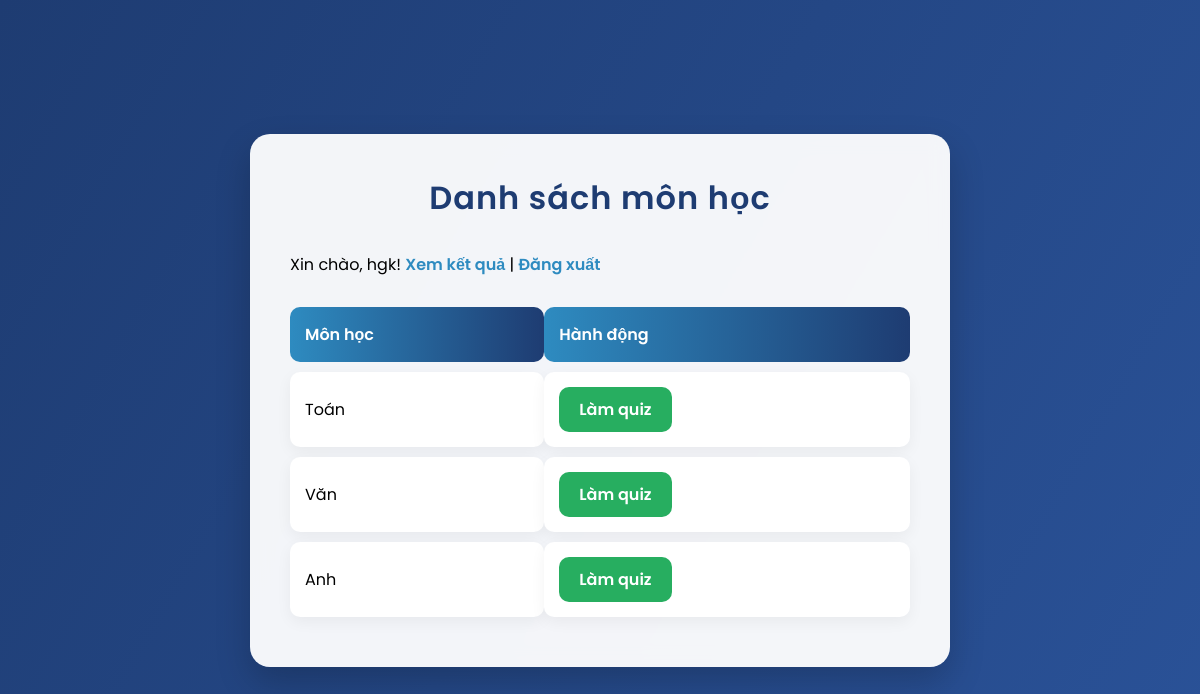
The page / (signed in) on the database its author committed.
### tables this page shows
CREATE TABLE users (
            id INTEGER PRIMARY KEY AUTOINCREMENT,
            username TEXT UNIQUE NOT NULL,
            password TEXT NOT NULL
        );

CREATE TABLE subjects (
            id INTEGER PRIMARY KEY AUTOINCREMENT,
            name TEXT NOT NULL
        );

### app.py (the view)
@app.route('/')
@login_required
def index():
    conn = sqlite3.connect('quiz.db')
    c = conn.cursor()
    c.execute('SELECT id, name FROM subjects')
    subjects = c.fetchall()
    conn.close()
    return render_template('index.html', subjects=subjects)

### app.py (called while the page is built)
@login_manager.user_loader
def load_user(user_id):
    conn = sqlite3.connect('quiz.db')
    c = conn.cursor()
    c.execute('SELECT id, username FROM users WHERE id = ?', (user_id,))
    user = c.fetchone()
    conn.close()
    if user:
        return User(user[0], user[1])
    return None

### templates/index.html (shortened to what this page needs)
<!DOCTYPE html>
<html>
<head>
    <link rel="stylesheet" href="{{ url_for('static', filename='styles.css') }}">
</head>
<body>
    <div class="container">
        <h1>Danh sách môn học</h1>
        <p>Xin chào, {{ current_user.username }}!
            <a href="{{ url_for('results') }}">Xem kết quả</a> |
            <a href="{{ url_for('logout') }}">Đăng xuất</a>
        </p>
        <table>
            <tr>
                <th>Môn học</th>
                <th>Hành động</th>
            </tr>
            {% for subject in subjects %}
            <tr>
                <td>{{ subject[1] }}</td>
                <td><a href="{{ url_for('quiz', subject_id=subject[0]) }}">Làm quiz</a></td>
            </tr>
            {% endfor %}
        </table>
    </div>
</body>
</html>

### static/styles.css (style rules this page uses)
* { margin: 0; padding: 0; box-sizing: border-box; font-family: 'Poppins', sans-serif; }
body { background: linear-gradient(120deg, #1e3c72 0%, #2a5298 100%); min-height: 100vh; display: flex; justify-content: center; align-items: center; padding: 20px; }
.container { background: rgba(255, 255, 255, 0.95); padding: 40px; border-radius: 20px; box-shadow: 0 15px 35px rgba(0, 0, 0, 0.2); width: 100%; max-width: 700px; backdrop-filter: blur(10px); }
h1 { color: #1e3c72; text-align: center; margin-bottom: 30px; font-weight: 600; font-size: 32px; letter-spacing: 1px; }
a { color: #2e8bc0; font-weight: 600; text-decoration: none; transition: color 0.3s ease; }
table { width: 100%; border-collapse: separate; border-spacing: 0 10px; margin-top: 20px; }
th, td { padding: 15px; text-align: left; background: #fff; border-radius: 10px; }
th { background: linear-gradient(90deg, #2e8bc0 0%, #1e3c72 100%); color: #fff; font-weight: 600; }
td { box-shadow: 0 5px 15px rgba(0, 0, 0, 0.05); }
td a { background: #27ae60; padding: 10px 20px; color: #fff; border-radius: 10px; display: inline-block; transition: background 0.3s ease; }

### rows shown on the page
users: username "hgk"
subjects: name "Toán"
subjects: name "Văn"
subjects: name "Anh"
